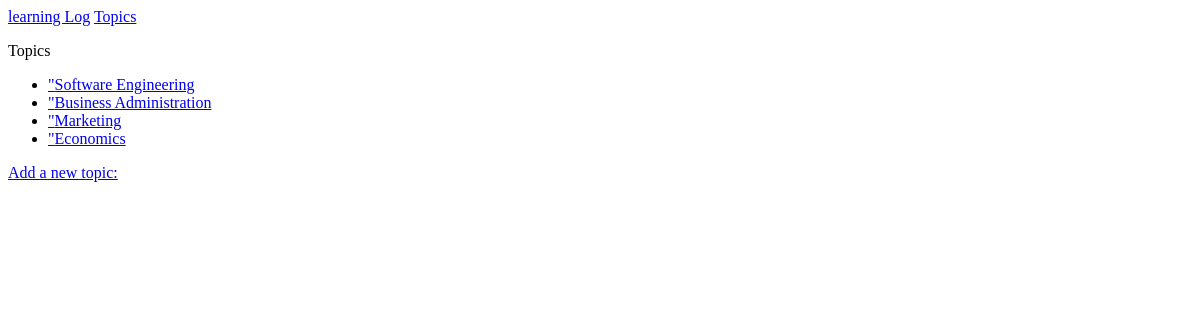
Before: /topics/ with the older database file.
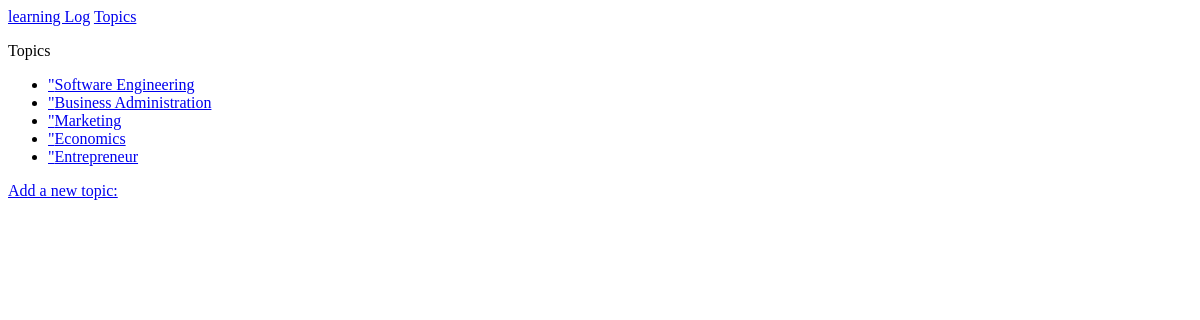
After: the same page with the newer database file.
### learning_logs/models.py (models this page shows)
class Topic(models.Model):
    text = models.CharField(max_length=200)
    date_added = models.DateTimeField(auto_now_add=True)
    def __str__(self):
        return self.text

### learning_logs/views.py (the view)
# urls.py: path("topics/", views.topics, name="topics"),
def topics(request):
    topics = Topic.objects.order_by("date_added")
    context = {"topics": topics}
    return render(request, "learning_logs/topics.html", context)

### learning_logs/templates/learning_logs/topics.html
{% extends "learning_logs/base.html" %}
{% block content %}
  <p>Topics</p>
  <ul>
    {% for topic in topics %}
      <li>
	      <a href="{% url "learning_logs:topic" topic.id %}">"{{ topic }}</a>
      </li>
    {% empty %}
      <li>No topics have been added yet.</li>
    {% endfor %}
  </ul>
  <a href="{% url "learning_logs:new_topic" %}">Add a new topic:</a>
{% endblock content %}

Changed rows visible on the page:
added Topic: text "Entrepreneur"
